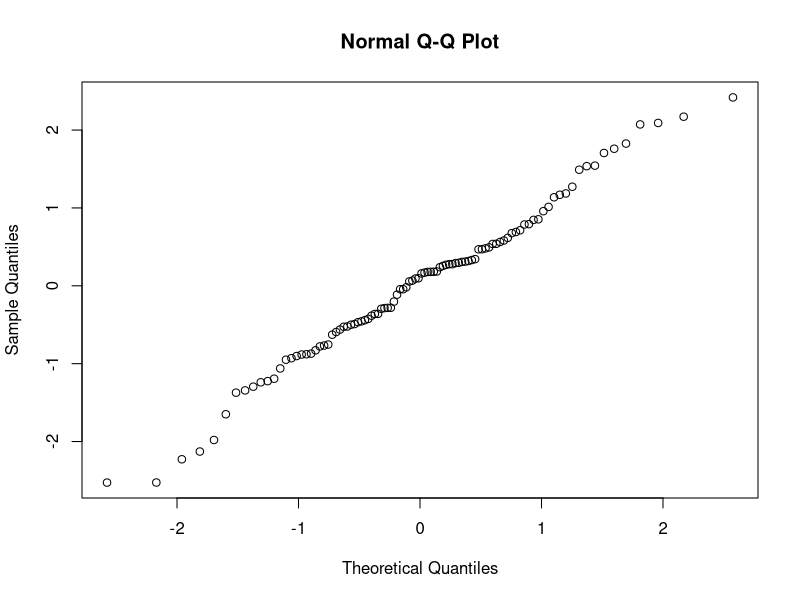
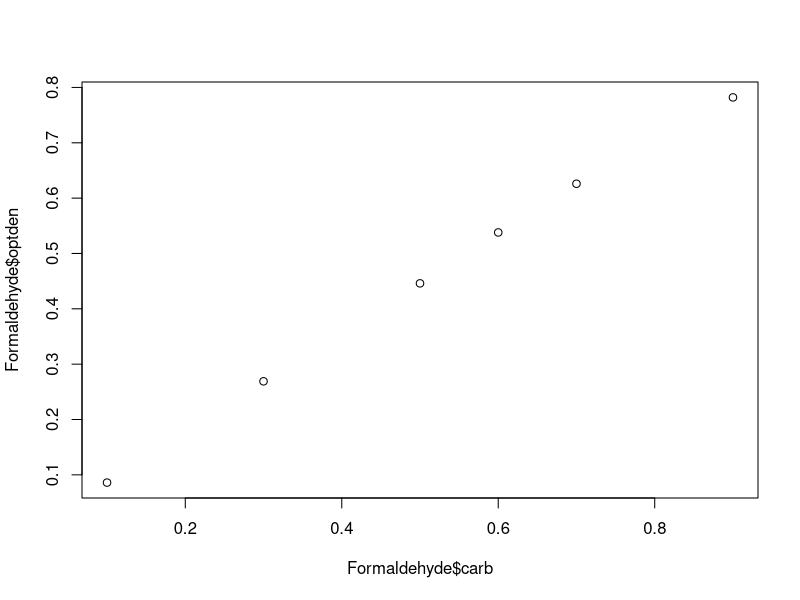

The R source for these figures, in order:
## ---- chunk 1
knitr::opts_chunk$set(echo = TRUE)
## ---- chunk 2
#search the package 
search()
#find the package and normal distribution use object function 
objects("package:stats",pattern = "norm")
?rnorm 
?qqnorm
#generate 100 random numbers according to normal distribution with mean = 0 stardard deviation = 1
x = rnorm(100)
#qqnorm is a generic function the default method of which produces a normal QQ plot of the values in y,and compare the theoritical quantile with pratical quantile.
qqnorm(x)


## ---- chunk 3
#sum of 100 number using sum function 

x = sample(1:100)
sum1 = sum(x)
#sum of 100 numbers using for loop 
#set 0 initially
sum2 = 0
for (i in 1:100){
  sum2 = sum2 + x[i]
}
print("the first sum is")
sum1 
print("the second sum is")
sum2
## ---- chunk 4
#genelize 100 number form 1 to the 100
x=sample(1:100)
#get the smallest using the min function
min1 = min(x)
#get the smallest using the for loop
min2 = x[1]
for(i in 2:100){
  if(min2>x[i]){
    min2=x[i]
  }
}
print("the first min is")
print(min1)
print("the second min is")
print(min2)




## ---- chunk 5
#intilize the sum and sum1 being the 4 elements vector.
n = c(10,20,30,40)
sum =c(0,0,0,0)
sum1 =c(0,0,0,0)
#using the for loop to calculate 
for(i in 1:4){
  for(j in 0:n[i]){
    sum[i]= sum[i]+1.05^j
  }
}
sum
#using the formula to calculate the sum of 
for(i in 1:4){
  sum1[i]=(1-1.05^(n[i]+1))/(1-1.05)
}
sum1
## ---- chunk 6
#set up each individual columns
c1 <- c(1:8);
c2 <- c(rep(1,4),rep(2,4))
c3 <- c(rep(1,2),rep(2,2),rep(1,2),rep(2,2))
c4 <- c(rep(1:2,4))
 #using cbind to combine all the columns together
cbind(c1,c2,c3,c4)
## ---- chunk 7
#find third row 
Formaldehyde[3,]
#5(b)
#find carb column
Formaldehyde$carb
#5(c)
#ploy with x-axis is carb, y-axis is optden
plot(Formaldehyde$carb,Formaldehyde$optden)

## ---- chunk 8
#Determine the number of rows and columns for this data frame. 
library(MASS)
nrow(Pima.tr)
ncol(Pima.tr)
print("the median of different columns is")
#set different columns as vectors
x1=Pima.tr[,1]
x2=Pima.tr[,2]
x3=Pima.tr[,3]
x4=Pima.tr[,4]
x5=Pima.tr[,5]
x6=Pima.tr[,6]
x7=Pima.tr[,7]
#calculate median of each column
median(x1)
median(x2)
median(x3)
median(x4)
median(x5)
median(x6)
median(x7)
print("the bmi for different type is as followed")
mean(Pima.tr$bmi[Pima.tr$type =="Yes"])
mean(Pima.tr$bmi[Pima.tr$type =="No"])
## ---- chunk 9
Cars93
#find the number of columns
ncol(Cars93)
#find the columns names
colnames(Cars93)
#find the weight as vector of name "weight"
weight=Cars93$Weight
q=cut(weight,c(0,2500,3500,Inf))
#seperate the different stardard.
cars.size=factor(q,labels=c("small","medium","large"))
#add new column
cbind(Cars93,cars.size)
#calculate each mean with small, medium and large sizees of cars
mean(Cars93$MPG.city[cars.size =="small"])
mean(Cars93$MPG.city[cars.size =="medium"])
mean(Cars93$MPG.city[cars.size =="large"])

